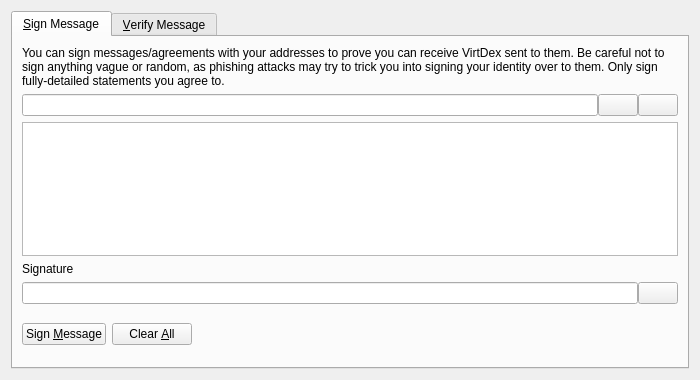
<?xml version="1.0" encoding="UTF-8"?>
<ui version="4.0">
 <class>SignVerifyMessageDialog</class>
 <widget class="QDialog" name="SignVerifyMessageDialog">
  <property name="geometry">
   <rect>
    <x>0</x>
    <y>0</y>
    <width>700</width>
    <height>380</height>
   </rect>
  </property>
  <property name="windowTitle">
   <string>Signatures - Sign / Verify a Message</string>
  </property>
  <property name="modal">
   <bool>true</bool>
  </property>
  <layout class="QVBoxLayout" name="verticalLayout">
   <item>
    <widget class="QTabWidget" name="tabWidget">
     <property name="currentIndex">
      <number>0</number>
     </property>
     <widget class="QWidget" name="tabSignMessage">
      <attribute name="title">
       <string>&amp;Sign Message</string>
      </attribute>
      <layout class="QVBoxLayout" name="verticalLayout_SM">
       <item>
        <widget class="QLabel" name="infoLabel_SM">
         <property name="text">
          <string>You can sign messages/agreements with your addresses to prove you can receive VirtDex sent to them. Be careful not to sign anything vague or random, as phishing attacks may try to trick you into signing your identity over to them. Only sign fully-detailed statements you agree to.</string>
         </property>
         <property name="textFormat">
          <enum>Qt::PlainText</enum>
         </property>
         <property name="wordWrap">
          <bool>true</bool>
         </property>
        </widget>
       </item>
       <item>
        <layout class="QHBoxLayout" name="horizontalLayout_1_SM">
         <property name="spacing">
          <number>0</number>
         </property>
         <item>
          <widget class="QValidatedLineEdit" name="addressIn_SM">
           <property name="toolTip">
            <string>The VirtDex address to sign the message with</string>
           </property>
          </widget>
         </item>
         <item>
          <widget class="QPushButton" name="addressBookButton_SM">
           <property name="toolTip">
            <string>Choose previously used address</string>
           </property>
           <property name="text">
            <string/>
           </property>
           <property name="shortcut">
            <string>Alt+A</string>
           </property>
           <property name="autoDefault">
            <bool>false</bool>
           </property>
          </widget>
         </item>
         <item>
          <widget class="QPushButton" name="pasteButton_SM">
           <property name="toolTip">
            <string>Paste address from clipboard</string>
           </property>
           <property name="text">
            <string/>
           </property>
           <property name="shortcut">
            <string>Alt+P</string>
           </property>
           <property name="autoDefault">
            <bool>false</bool>
           </property>
          </widget>
         </item>
        </layout>
       </item>
       <item>
        <widget class="QPlainTextEdit" name="messageIn_SM">
         <property name="toolTip">
          <string>Enter the message you want to sign here</string>
         </property>
        </widget>
       </item>
       <item>
        <widget class="QLabel" name="signatureLabel_SM">
         <property name="text">
          <string>Signature</string>
         </property>
         <property name="textFormat">
          <enum>Qt::PlainText</enum>
         </property>
        </widget>
       </item>
       <item>
        <layout class="QHBoxLayout" name="horizontalLayout_2_SM">
         <property name="spacing">
          <number>0</number>
         </property>
         <item>
          <widget class="QLineEdit" name="signatureOut_SM">
           <property name="font">
            <font>
             <italic>true</italic>
            </font>
           </property>
           <property name="readOnly">
            <bool>true</bool>
           </property>
          </widget>
         </item>
         <item>
          <widget class="QPushButton" name="copySignatureButton_SM">
           <property name="toolTip">
            <string>Copy the current signature to the system clipboard</string>
           </property>
           <property name="text">
            <string/>
           </property>
           <property name="autoDefault">
            <bool>false</bool>
           </property>
          </widget>
         </item>
        </layout>
       </item>
       <item>
        <layout class="QHBoxLayout" name="horizontalLayout_3_SM">
         <item>
          <widget class="QPushButton" name="signMessageButton_SM">
           <property name="toolTip">
            <string>Sign the message to prove you own this VirtDex address</string>
           </property>
           <property name="text">
            <string>Sign &amp;Message</string>
           </property>
           <property name="autoDefault">
            <bool>false</bool>
           </property>
          </widget>
         </item>
         <item>
          <widget class="QPushButton" name="clearButton_SM">
           <property name="toolTip">
            <string>Reset all sign message fields</string>
           </property>
           <property name="text">
            <string>Clear &amp;All</string>
           </property>
           <property name="autoDefault">
            <bool>false</bool>
           </property>
          </widget>
         </item>
         <item>
          <spacer name="horizontalSpacer_1_SM">
           <property name="orientation">
            <enum>Qt::Horizontal</enum>
           </property>
           <property name="sizeHint" stdset="0">
            <size>
             <width>40</width>
             <height>48</height>
            </size>
           </property>
          </spacer>
         </item>
         <item>
          <widget class="QLabel" name="statusLabel_SM">
           <property name="font">
            <font>
             <weight>75</weight>
             <bold>true</bold>
            </font>
           </property>
           <property name="text">
            <string/>
           </property>
           <property name="wordWrap">
            <bool>true</bool>
           </property>
          </widget>
         </item>
         <item>
          <spacer name="horizontalSpacer_2_SM">
           <property name="orientation">
            <enum>Qt::Horizontal</enum>
           </property>
           <property name="sizeHint" stdset="0">
            <size>
             <width>40</width>
             <height>48</height>
            </size>
           </property>
          </spacer>
         </item>
        </layout>
       </item>
      </layout>
     </widget>
     <widget class="QWidget" name="tabVerifyMessage">
      <attribute name="title">
       <string>&amp;Verify Message</string>
      </attribute>
      <layout class="QVBoxLayout" name="verticalLayout_VM">
       <item>
        <widget class="QLabel" name="infoLabel_VM">
         <property name="text">
          <string>Enter the receiver's address, message (ensure you copy line breaks, spaces, tabs, etc. exactly) and signature below to verify the message. Be careful not to read more into the signature than what is in the signed message itself, to avoid being tricked by a man-in-the-middle attack. Note that this only proves the signing party receives with the address, it cannot prove sendership of any transaction!</string>
         </property>
         <property name="textFormat">
          <enum>Qt::PlainText</enum>
         </property>
         <property name="alignment">
          <set>Qt::AlignLeading|Qt::AlignLeft|Qt::AlignTop</set>
         </property>
         <property name="wordWrap">
          <bool>true</bool>
         </property>
        </widget>
       </item>
       <item>
        <layout class="QHBoxLayout" name="horizontalLayout_1_VM">
         <property name="spacing">
          <number>0</number>
         </property>
         <item>
          <widget class="QValidatedLineEdit" name="addressIn_VM">
           <property name="toolTip">
            <string>The VirtDex address the message was signed with</string>
           </property>
          </widget>
         </item>
         <item>
          <widget class="QPushButton" name="addressBookButton_VM">
           <property name="toolTip">
            <string>Choose previously used address</string>
           </property>
           <property name="text">
            <string/>
           </property>
           <property name="shortcut">
            <string>Alt+A</string>
           </property>
           <property name="autoDefault">
            <bool>false</bool>
           </property>
          </widget>
         </item>
        </layout>
       </item>
       <item>
        <widget class="QPlainTextEdit" name="messageIn_VM"/>
       </item>
       <item>
        <widget class="QValidatedLineEdit" name="signatureIn_VM"/>
       </item>
       <item>
        <layout class="QHBoxLayout" name="horizontalLayout_2_VM">
         <item>
          <widget class="QPushButton" name="verifyMessageButton_VM">
           <property name="toolTip">
            <string>Verify the message to ensure it was signed with the specified VirtDex address</string>
           </property>
           <property name="text">
            <string>Verify &amp;Message</string>
           </property>
           <property name="autoDefault">
            <bool>false</bool>
           </property>
          </widget>
         </item>
         <item>
          <widget class="QPushButton" name="clearButton_VM">
           <property name="toolTip">
            <string>Reset all verify message fields</string>
           </property>
           <property name="text">
            <string>Clear &amp;All</string>
           </property>
           <property name="autoDefault">
            <bool>false</bool>
           </property>
          </widget>
         </item>
         <item>
          <spacer name="horizontalSpacer_1_VM">
           <property name="orientation">
            <enum>Qt::Horizontal</enum>
           </property>
           <property name="sizeHint" stdset="0">
            <size>
             <width>40</width>
             <height>48</height>
            </size>
           </property>
          </spacer>
         </item>
         <item>
          <widget class="QLabel" name="statusLabel_VM">
           <property name="font">
            <font>
             <weight>75</weight>
             <bold>true</bold>
            </font>
           </property>
           <property name="text">
            <string/>
           </property>
           <property name="wordWrap">
            <bool>true</bool>
           </property>
          </widget>
         </item>
         <item>
          <spacer name="horizontalSpacer_2_VM">
           <property name="orientation">
            <enum>Qt::Horizontal</enum>
           </property>
           <property name="sizeHint" stdset="0">
            <size>
             <width>40</width>
             <height>48</height>
            </size>
           </property>
          </spacer>
         </item>
        </layout>
       </item>
      </layout>
     </widget>
    </widget>
   </item>
  </layout>
 </widget>
 <customwidgets>
  <customwidget>
   <class>QValidatedLineEdit</class>
   <extends>QLineEdit</extends>
   <header>qvalidatedlineedit.h</header>
  </customwidget>
 </customwidgets>
 <resources>
  <include location="../VirtDex.qrc"/>
 </resources>
 <connections/>
</ui>
